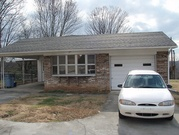
%> input picture cs484_hw2_data/01.jpg, 179 x 135 px, shrunk from 500 x 375 before the run
$ octave car_detection_test.m   (GNU Octave 9; MATLAB toolbox functions it lacks are replaced by stand-ins)
%> lines starting %> are read from the running program, lines starting %| are printed output that depends on the picture
### car_detection.m
function car_detect = car_detection(name)
%> called with name = 'cs484_hw2_data/01.jpg'

cur_image = imread(name);
%> cur_image is the input picture: size 135x179x3 uint8; mean R, G, B 137.2, 137, 135.9
figure;
imshow(cur_image);
name = extractAfter(name,'/');
name = extractBefore(name,'.');

% title('Original Image');

cur_image_greyscale = rgb2gray(cur_image);
figure;
imshow(cur_image_greyscale, []);
title(strcat('Greyscale Image - ', name));

[rows, cols] = size(cur_image_greyscale);
%> rows = 135; cols = 179

d_cur_img = double(cur_image_greyscale);
d_cur_img = imgaussfilt(d_cur_img);

horizontal_gradient = d_cur_img;
vertical_gradient = d_cur_img;

for i=1:rows-2
    for j=1:cols-2
        % horizontal gradients with Sobel mask
        horizontal_gradient(i,j) = ((2*d_cur_img(i+2,j+1) + d_cur_img(i+2,j) + d_cur_img(i+2,j+2)) - (2*d_cur_img(i,j+1) + d_cur_img(i,j) + d_cur_img(i,j+2)));

        % vertical gradients with Sobel mask
        vertical_gradient(i,j) = ((2*d_cur_img(i+1,j+2) + d_cur_img(i,j+2) + d_cur_img(i+2,j+2)) - (2*d_cur_img(i+1,j) + d_cur_img(i,j) + d_cur_img(i+2,j)));
    end
end
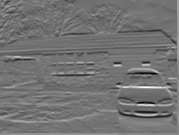
%> horizontal_gradient: size 135x179 double; min -672.5, max 817.5, mean 0.4; drawn with min black and max white
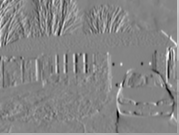
%> vertical_gradient: size 135x179 double; min -521.1, max 482.9, mean 6.4; drawn with min black and max white

% angles of the gradients
Gdir = atand(horizontal_gradient./vertical_gradient);
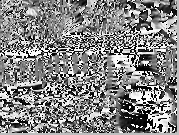
%> Gdir: size 135x179 double; 0.01% of the values are NaN or infinite; the others: min -89.99, max 90, mean 3.68; drawn with min black, max white, NaN and infinite black

% magnitudes of the gradients
Gmag = sqrt(horizontal_gradient.^2 + vertical_gradient.^2);
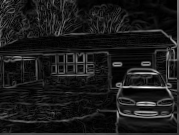
%> Gmag: size 135x179 double; min 0, max 817.6, mean 85.9; drawn with min black and max white

% zeroing out the non-horizontal gradients
horizontal_gradients = ((Gdir > 80) & (Gdir < 110)) | ((Gdir < -80) & (Gdir > -110));
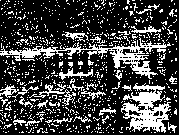
%> horizontal_gradients: size 135x179 logical; 26% white in thin lines or dots
figure;
imshow(horizontal_gradients, []);
title(strcat('Detected Horizontal Edges - ', name));

% col-wise summation of number of horizontal edges
summed_up_horizontals = zeros(1, cols);
for j=1:cols
    for i=1:rows
        summed_up_horizontals(j) = summed_up_horizontals(j) + horizontal_gradients(i,j);
    end
end
%> after the loop, summed_up_horizontals = 179 values, max 74 at index 150, min 0 at index 178, mean 35.07

figure
stem(summed_up_horizontals);
title(strcat('Col-Wise Summation of Number of Horizontal Edges - ', name));
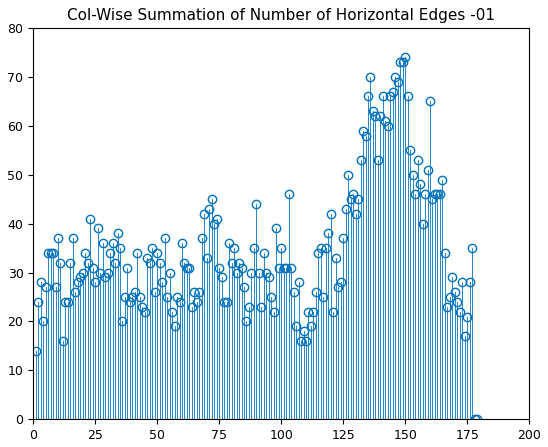
%> figure redrawn from the program's plot data; highest point at x = 150, y = 74

%smooth the horizontal edge values histogram
%prepare structuring element
se = strel('square', 40);

% morphological opening for image smoothing
summed_up_horizontals = imopen(summed_up_horizontals, se);
%> summed_up_horizontals = 179 values, max 40 at index 126, min 0 at index 178, mean 24.31
figure;
stem(summed_up_horizontals);
title(strcat('Smoothed Col-Wise Summation of Number of Horizontal Edges - ', name));
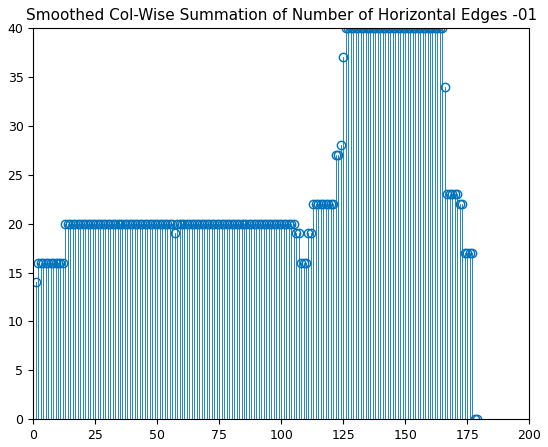
%> figure redrawn from the program's plot data; highest point at x = 126, y = 40

% determine important peaks
% determine min peak height for thresholding
min_peak_height = max(summed_up_horizontals) - 11;
%> min_peak_height = 29
%> the run ends on the next line
[peak_values,locations,widths,prominences] = findpeaks(summed_up_horizontals,'MinPeakHeight',min_peak_height, 'MinPeakProminence',2);
[no_of_rows, no_of_cols] = size(locations);

img_col_locs = cur_image_greyscale;
for i=1:no_of_cols
    img_col_locs(:,locations(i)) = 255;
end

% rowwise addition of horizontal edges
rowwise_summed_up_horizontals = zeros(1,rows);
for i=1:rows
    for j=1:cols
        rowwise_summed_up_horizontals(i) = rowwise_summed_up_horizontals(i) + horizontal_gradients(i,j);
    end
end

figure
stem(rowwise_summed_up_horizontals);
title(strcat('Row-Wise Summation of Number of Horizontal Edges - ', name));

% smooth the rowwise summed horizontal edge values histogram
% prepare structuring element
se = strel('square',35);

% morphological opening for image smoothing
rowwise_summed_up_horizontals = imopen(rowwise_summed_up_horizontals,se);
figure;
stem(rowwise_summed_up_horizontals);
title(strcat('Smoothed Row-Wise Summation of Number of Horizontal Edges - ', name));

% determine important peaks
% determine min peak height for thresholding
min_peak_height2 = max(rowwise_summed_up_horizontals) - std(rowwise_summed_up_horizontals);
[peak_values2,locations2,widths2,prominences2] = findpeaks(rowwise_summed_up_horizontals,'MinPeakHeight',min_peak_height2, 'MinPeakProminence',2);
if(numel(locations2) == 0)
    min_peak_height2 = max(rowwise_summed_up_horizontals) - std(rowwise_summed_up_horizontals)*2;
    [peak_values2,locations2,widths2,prominences2] = findpeaks(rowwise_summed_up_horizontals,'MinPeakHeight',min_peak_height2, 'MinPeakProminence',2);
end
[no_of_rows2, no_of_cols2] = size(locations2);

% find all symmetry axes and draw them
img_row_locs = img_col_locs;
for i=1:no_of_cols2
    img_row_locs(locations2(i),:) = 255;
end

figure;
imshow(img_row_locs, []);
title('Symmetry Axes');

% draw rectangles!
figure;
imshow(cur_image, []);
bool = 1;

%draw rectangles on the original image
hold on;
for i=1:no_of_cols
    if(bool == 1)
        for j=1:no_of_cols2
            cur_width = max(widths(i), widths2(j));
            if(no_of_cols2 >= 3)
                if(j == 2 ) %since there will not be any cars on top of eachother
                    rectangle('Position',[(locations(i)-widths(i)/2) (locations2(j)-widths2(j)/2) cur_width*1.25 cur_width*1.25], 'EdgeColor','g', 'LineWidth', 3);
                    break;
                end
            elseif(no_of_cols2 == 2 && j < no_of_cols2)
                if(locations2(j) >= locations2(j+1)-widths2(j+1)/4 && locations2(j) <= locations2(j+1)+widths2(j+1)/4) % number of horizontal symmetry axes equal to 2 (commonly found case)
                    rectangle('Position',[(locations(i)-widths(i)/2) (locations2(j)-widths2(j)/2) cur_width*1.25 cur_width*1.25], 'EdgeColor','g', 'LineWidth', 3);
                    break;
                end
            elseif(no_of_cols == 2 && i <= no_of_cols) %number of vertical symmetry axes equal to 2 (commonly found case)
                if(locations(j) >= locations(j+1)-widths(j+1) && locations(j) <= locations(j+1)+widths(j+1))
                    rectangle('Position',[(locations(i)-widths(i)/2) (locations2(j)-widths2(j)/2) cur_width*1.25 cur_width*1.25], 'EdgeColor','g', 'LineWidth', 3);
                    bool = 0;
                    break;
                else
                    rectangle('Position',[(locations(i)-widths(i)/2) (locations2(j)-widths2(j)/2) cur_width*1.25 cur_width*1.25], 'EdgeColor','g', 'LineWidth', 3);
                end
            elseif( no_of_cols ~= 2 || no_of_cols2 ~= 2 )
                rectangle('Position',[(locations(i)-widths(i)/2) (locations2(j)-widths2(j)/2) cur_width*1.25 cur_width*1.25], 'EdgeColor','g', 'LineWidth', 3);
            end
        end
    end
end
hold off;

title(strcat('Detected Cars - ', name));

car_detect = img_row_locs;
end

### car_detection_test.m
clc;
close all;
clear;

car_detection('cs484_hw2_data/01.jpg');
